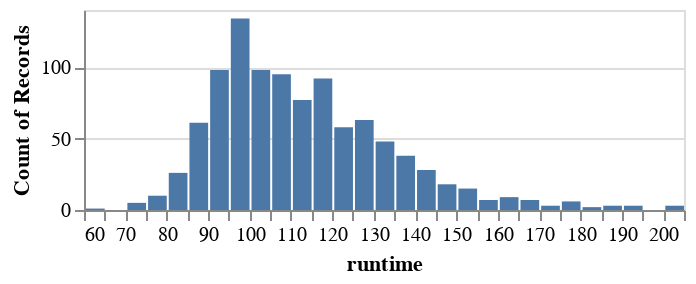

The code cell stored with this chart in its notebook:
### Markdown cell above
<div class="alert alert-info" style="color:black">

### Question 1.3
rubric={viz:1,accuracy:1}

<h4>Python</h4>
<p>Create a single histogram of a numerical column of your choice, choosing an appropriate number of bins and set the figure height to 100.</p>

</div>

### Code cell
# YOUR ANSWER GOES HERE
import altair as alt

#pick a numeric column : runtime  
num_col = "runtime"

#build histogram
alt.Chart(df).mark_bar().encode(
    x=alt.X(num_col, bin=alt.Bin(maxbins=30), title=num_col),
    y="count()"
).properties(height=100)

### Figure 1 — Vega-Lite specification as saved in the notebook (floating-point values rounded to 4 significant figures; data arrays with more than 128 entries replaced by an {"elided": "..."} marker saying what was removed)
{"config": {"view": {"continuousWidth": 300, "continuousHeight": 300}}, "data": {"name": "data-7fad01cd0e8e64e3f4ae864685dfb79d"}, "mark": {"type": "bar"}, "encoding": {"x": {"bin": {"maxbins": 30}, "field": "runtime", "title": "runtime", "type": "quantitative"}, "y": {"aggregate": "count", "type": "quantitative"}}, "height": 100, "$schema": "https://vega.github.io/schema/vega-lite/v6.1.0.json", "datasets": {"data-7fad01cd0e8e64e3f4ae864685dfb79d": {"elided": "1008 records"}}}
